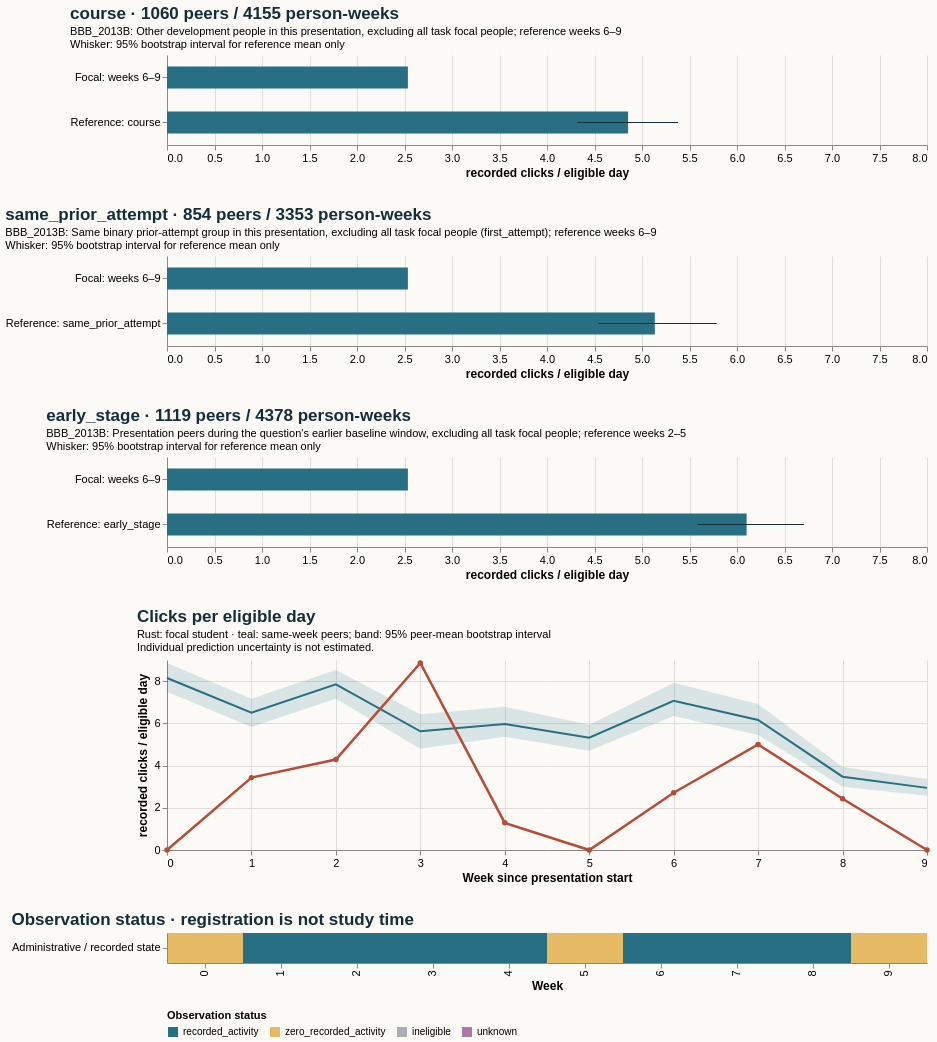

Vega-Lite specification stored for this chart:
### Vega-Lite specification from a JSON file in a GitHub repository (floating-point values rounded to 4 significant figures)
{"$schema": "https://vega.github.io/schema/vega-lite/v5.20.1.json", "config": {"axis": {"labelFontSize": 11, "titleFontSize": 12}, "background": "#fbfaf7", "font": "sans-serif", "title": {"anchor": "start", "color": "#142e38", "fontSize": 17, "subtitleFontSize": 11}, "view": {"continuousHeight": 300, "continuousWidth": 300, "stroke": null}}, "datasets": {"data-433ebdf1027a68c3e14bf52db4d2296a": [{"hi": null, "lo": null, "series": "Focal: weeks 6–9", "value": 2.536}, {"hi": 5.379, "lo": 4.319, "series": "Reference: course", "value": 4.853}], "data-51189a39fe836feb62398bce3bd740f1": [{"eligible_days": 7.0, "end_day": 6, "logging_completeness": "unknown", "observation_status": "zero_recorded_activity", "row": "Administrative / recorded state", "score_status": "withheld_release_time_unknown", "start_day": 0, "value": 0.0, "week": 0}, {"eligible_days": 7.0, "end_day": 13, "logging_completeness": "unknown", "observation_status": "recorded_activity", "row": "Administrative / recorded state", "score_status": "withheld_release_time_unknown", "start_day": 7, "value": 3.429, "week": 1}, {"eligible_days": 7.0, "end_day": 20, "logging_completeness": "unknown", "observation_status": "recorded_activity", "row": "Administrative / recorded state", "score_status": "withheld_release_time_unknown", "start_day": 14, "value": 4.286, "week": 2}, {"eligible_days": 7.0, "end_day": 27, "logging_completeness": "unknown", "observation_status": "recorded_activity", "row": "Administrative / recorded state", "score_status": "withheld_release_time_unknown", "start_day": 21, "value": 8.857, "week": 3}, {"eligible_days": 7.0, "end_day": 34, "logging_completeness": "unknown", "observation_status": "recorded_activity", "row": "Administrative / recorded state", "score_status": "withheld_release_time_unknown", "start_day": 28, "value": 1.286, "week": 4}, {"eligible_days": 7.0, "end_day": 41, "logging_completeness": "unknown", "observation_status": "zero_recorded_activity", "row": "Administrative / recorded state", "score_status": "withheld_release_time_unknown", "start_day": 35, "value": 0.0, "week": 5}, {"eligible_days": 7.0, "end_day": 48, "logging_completeness": "unknown", "observation_status": "recorded_activity", "row": "Administrative / recorded state", "score_status": "withheld_release_time_unknown", "start_day": 42, "value": 2.714, "week": 6}, {"eligible_days": 7.0, "end_day": 55, "logging_completeness": "unknown", "observation_status": "recorded_activity", "row": "Administrative / recorded state", "score_status": "withheld_release_time_unknown", "start_day": 49, "value": 5.0, "week": 7}, {"eligible_days": 7.0, "end_day": 62, "logging_completeness": "unknown", "observation_status": "recorded_activity", "row": "Administrative / recorded state", "score_status": "withheld_release_time_unknown", "start_day": 56, "value": 2.429, "week": 8}, {"eligible_days": 7.0, "end_day": 69, "logging_completeness": "unknown", "observation_status": "zero_recorded_activity", "row": "Administrative / recorded state", "score_status": "withheld_release_time_unknown", "start_day": 63, "value": 0.0, "week": 9}], "data-5c3a2f0e3899bdf1dc7939453840ce1a": [{"end_day": 6, "focal_value": 0.0, "peer_ci_high": 8.854, "peer_ci_low": 7.497, "peer_mean": 8.148, "peer_observations": 1143, "peer_people": 1143, "reference": "course", "unit": "recorded clicks / eligible day", "week": 0}, {"end_day": 13, "focal_value": 3.429, "peer_ci_high": 7.167, "peer_ci_low": 5.823, "peer_mean": 6.502, "peer_observations": 1136, "peer_people": 1136, "reference": "course", "unit": "recorded clicks / eligible day", "week": 1}, {"end_day": 20, "focal_value": 4.286, "peer_ci_high": 8.527, "peer_ci_low": 7.169, "peer_mean": 7.845, "peer_observations": 1119, "peer_people": 1119, "reference": "course", "unit": "recorded clicks / eligible day", "week": 2}, {"end_day": 27, "focal_value": 8.857, "peer_ci_high": 6.425, "peer_ci_low": 4.79, "peer_mean": 5.621, "peer_observations": 1112, "peer_people": 1112, "reference": "course", "unit": "recorded clicks / eligible day", "week": 3}, {"end_day": 34, "focal_value": 1.286, "peer_ci_high": 6.786, "peer_ci_low": 5.365, "peer_mean": 5.963, "peer_observations": 1077, "peer_people": 1077, "reference": "course", "unit": "recorded clicks / eligible day", "week": 4}, {"end_day": 41, "focal_value": 0.0, "peer_ci_high": 5.928, "peer_ci_low": 4.702, "peer_mean": 5.32, "peer_observations": 1070, "peer_people": 1070, "reference": "course", "unit": "recorded clicks / eligible day", "week": 5}, {"end_day": 48, "focal_value": 2.714, "peer_ci_high": 7.918, "peer_ci_low": 6.35, "peer_mean": 7.068, "peer_observations": 1060, "peer_people": 1060, "reference": "course", "unit": "recorded clicks / eligible day", "week": 6}, {"end_day": 55, "focal_value": 5.0, "peer_ci_high": 6.919, "peer_ci_low": 5.451, "peer_mean": 6.156, "peer_observations": 1044, "peer_people": 1044, "reference": "course", "unit": "recorded clicks / eligible day", "week": 7}, {"end_day": 62, "focal_value": 2.429, "peer_ci_high": 3.927, "peer_ci_low": 2.99, "peer_mean": 3.473, "peer_observations": 1034, "peer_people": 1034, "reference": "course", "unit": "recorded clicks / eligible day", "week": 8}, {"end_day": 69, "focal_value": 0.0, "peer_ci_high": 3.369, "peer_ci_low": 2.57, "peer_mean": 2.943, "peer_observations": 1017, "peer_people": 1017, "reference": "course", "unit": "recorded clicks / eligible day", "week": 9}], "data-7e77d9d7b6e6718413cfc5af4e69cb00": [{"hi": null, "lo": null, "series": "Focal: weeks 6–9", "value": 2.536}, {"hi": 5.787, "lo": 4.539, "series": "Reference: same_prior_attempt", "value": 5.135}], "data-d67b2e7c4a79c0dda1e21f35709a09af": [{"hi": null, "lo": null, "series": "Focal: weeks 6–9", "value": 2.536}, {"hi": 6.705, "lo": 5.586, "series": "Reference: early_stage", "value": 6.101}]}, "resolve": {"scale": {"color": "independent"}}, "spacing": 28, "vconcat": [{"data": {"name": "data-433ebdf1027a68c3e14bf52db4d2296a"}, "height": 90, "layer": [{"encoding": {"x": {"field": "value", "scale": {"domain": [0, 7.04], "zero": true}, "title": "recorded clicks / eligible day", "type": "quantitative"}, "y": {"field": "series", "sort": null, "title": null, "type": "nominal"}}, "mark": {"color": "#286f83", "size": 22, "type": "bar"}}, {"encoding": {"x": {"field": "lo", "type": "quantitative"}, "x2": {"field": "hi"}, "y": {"field": "series", "sort": null, "title": null, "type": "nominal"}}, "mark": {"color": "#142e38", "type": "rule"}}], "title": {"subtitle": ["BBB_2013B: Other development people in this presentation, excluding all task focal people; reference weeks 6–9", "Whisker: 95% bootstrap interval for reference mean only"], "text": "course · 1060 peers / 4155 person-weeks"}, "width": 760}, {"data": {"name": "data-7e77d9d7b6e6718413cfc5af4e69cb00"}, "height": 90, "layer": [{"encoding": {"x": {"field": "value", "scale": {"domain": [0, 7.04], "zero": true}, "title": "recorded clicks / eligible day", "type": "quantitative"}, "y": {"field": "series", "sort": null, "title": null, "type": "nominal"}}, "mark": {"color": "#286f83", "size": 22, "type": "bar"}}, {"encoding": {"x": {"field": "lo", "type": "quantitative"}, "x2": {"field": "hi"}, "y": {"field": "series", "sort": null, "title": null, "type": "nominal"}}, "mark": {"color": "#142e38", "type": "rule"}}], "title": {"subtitle": ["BBB_2013B: Same binary prior-attempt group in this presentation, excluding all task focal people (first_attempt); reference weeks 6–9", "Whisker: 95% bootstrap interval for reference mean only"], "text": "same_prior_attempt · 854 peers / 3353 person-weeks"}, "width": 760}, {"data": {"name": "data-d67b2e7c4a79c0dda1e21f35709a09af"}, "height": 90, "layer": [{"encoding": {"x": {"field": "value", "scale": {"domain": [0, 7.04], "zero": true}, "title": "recorded clicks / eligible day", "type": "quantitative"}, "y": {"field": "series", "sort": null, "title": null, "type": "nominal"}}, "mark": {"color": "#286f83", "size": 22, "type": "bar"}}, {"encoding": {"x": {"field": "lo", "type": "quantitative"}, "x2": {"field": "hi"}, "y": {"field": "series", "sort": null, "title": null, "type": "nominal"}}, "mark": {"color": "#142e38", "type": "rule"}}], "title": {"subtitle": ["BBB_2013B: Presentation peers during the question's earlier baseline window, excluding all task focal people; reference weeks 2–5", "Whisker: 95% bootstrap interval for reference mean only"], "text": "early_stage · 1119 peers / 4378 person-weeks"}, "width": 760}, {"data": {"name": "data-5c3a2f0e3899bdf1dc7939453840ce1a"}, "height": 190, "layer": [{"encoding": {"x": {"axis": {"tickMinStep": 1}, "field": "week", "title": "Week since presentation start", "type": "quantitative"}, "y": {"field": "peer_ci_low", "scale": {"zero": true}, "title": "recorded clicks / eligible day", "type": "quantitative"}, "y2": {"field": "peer_ci_high"}}, "mark": {"color": "#286f83", "opacity": 0.16, "type": "area"}}, {"encoding": {"tooltip": [{"field": "week", "type": "quantitative"}, {"field": "peer_mean", "type": "quantitative"}, {"field": "peer_people", "type": "quantitative"}, {"field": "peer_observations", "type": "quantitative"}], "x": {"field": "week", "type": "quantitative"}, "y": {"field": "peer_mean", "type": "quantitative"}}, "mark": {"color": "#286f83", "strokeWidth": 2, "type": "line"}}, {"encoding": {"tooltip": [{"field": "week", "type": "quantitative"}, {"field": "focal_value", "type": "quantitative"}], "x": {"field": "week", "type": "quantitative"}, "y": {"field": "focal_value", "type": "quantitative"}}, "mark": {"color": "#b64c35", "point": {"color": "#b64c35"}, "strokeWidth": 2.5, "type": "line"}}], "title": {"subtitle": ["Rust: focal student · teal: same-week peers; band: 95% peer-mean bootstrap interval", "Individual prediction uncertainty is not estimated."], "text": "Clicks per eligible day"}, "width": 760}, {"data": {"name": "data-51189a39fe836feb62398bce3bd740f1"}, "encoding": {"color": {"field": "observation_status", "legend": {"labelLimit": 260, "orient": "bottom"}, "scale": {"domain": ["recorded_activity", "zero_recorded_activity", "ineligible", "unknown"], "range": ["#286f83", "#e4bb64", "#aaaeb3", "#ac78a5"]}, "title": "Observation status", "type": "nominal"}, "tooltip": [{"field": "week", "type": "quantitative"}, {"field": "eligible_days", "type": "quantitative"}, {"field": "observation_status", "type": "nominal"}, {"field": "logging_completeness", "type": "nominal"}], "x": {"field": "week", "title": "Week", "type": "ordinal"}, "y": {"field": "row", "title": null, "type": "nominal"}}, "height": 30, "mark": {"type": "rect"}, "title": "Observation status · registration is not study time", "width": 760}]}
